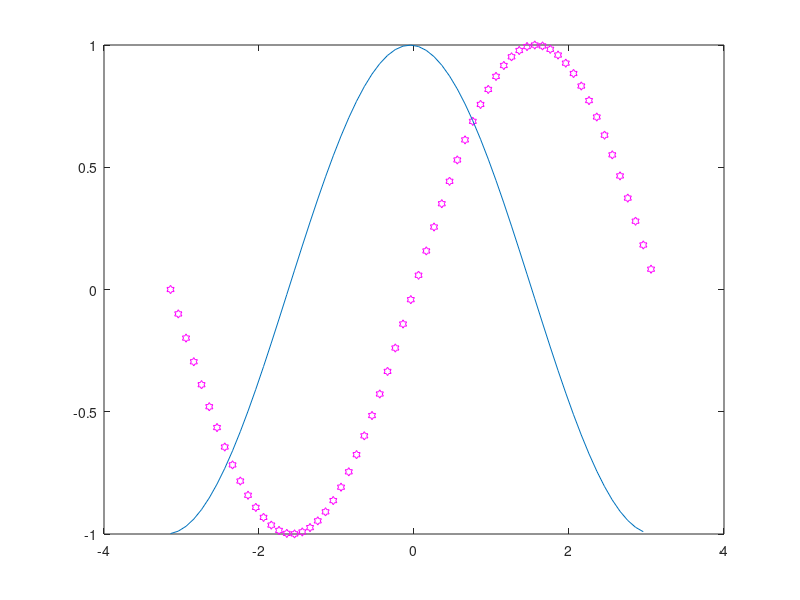

This figure's MATLAB source:
% numerical differntiation with matlab=
% f_p has one element lesser than f
%% 

clear;close
h = 0.1;
x = -pi:h:pi;
f = sin(x);
f_p = diff(f)/h;
plot(x,f,'mh',x(1,1:end-1),f_p)


%%
